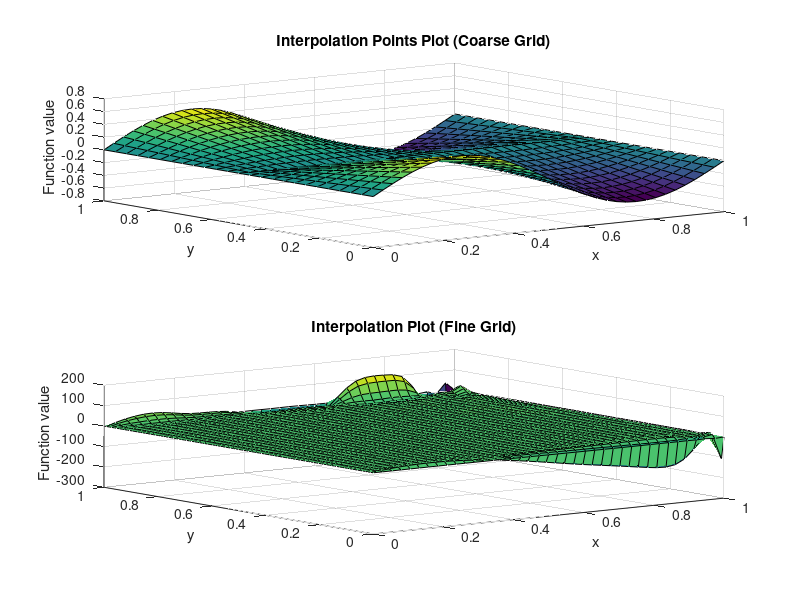

This figure's MATLAB source:
function [M,N,P,R,x_coarse,y_coarse,F_coarse,x_fine,y_fine,F_fine] = zadanie5()
%min_M = 4;
%max_M = 40;
%min_N = 4;
%max_N = 40;
%min_P = 10;
%max_P = 200;
%min_R = 10;
%max_R = 200;

% Wybór losowych wartości z ograniczeń
M = 37; % randi([min_M, max_M])
N = 25; % randi([min_N, max_N])
P = 39; % randi([min_P, max_P])
R = 105; %randi([min_R, max_R])

% Generowanie węzłów interpolacji na płaszczyźnie
x_coarse = linspace(0, 1, M);
y_coarse = linspace(0, 1, N);
[X_coarse, Y_coarse] = meshgrid(x_coarse, y_coarse);

% Wyznaczenie wartości funkcji oryginalnej w węzłach
F_coarse = sin(X_coarse*2*pi) .* abs(Y_coarse-0.5);
MN = M*N;
xvec_coarse = reshape(X_coarse, MN, 1);
yvec_coarse = reshape(Y_coarse, MN, 1);
fvec_coarse = reshape(F_coarse, MN, 1);

% Macierz Vandermonde'a dla interpolacji 2d
V = zeros(M*N, M*N);
for i = 0:(M-1)
    for j = 0:(N-1)
        V(:, i*N + j + 1) = xvec_coarse.^i .* yvec_coarse.^j;
    end
end

% Współczynniki wielomianu interpolacyjnego
coeffs = V \ fvec_coarse;

% Obliczanie wartości funkcji interpolującej na gęstszej siatce
x_fine = linspace(0, 1, P);
y_fine = linspace(0, 1, R);
[X_fine, Y_fine] = meshgrid(x_fine, y_fine);

F_fine = zeros(size(X_fine));
% zadanie B: zdefiniuj obliczenia wartości wielomianu interpolującego. Rezultat obliczeń zapisz w zmiennej F_fine.
for i = 1:M
    for j = 1:N
        % Obliczanie indeksu i dla współczynnika
        index = (i - 1) * N + j;
        
        % Obliczanie wartości wielomianu interpolacyjnego dla aktualnego indeksu
        F_fine = F_fine + coeffs(index) * X_fine.^(i-1) .* Y_fine.^(j-1);
    end
end

max_abs_F_coarse = max(abs(F_coarse(:)));
max_abs_F_fine = max(abs(F_fine(:)));

% Wyświetlanie komunikatów
if max_abs_F_coarse >= 10
    disp('Maksymalna wartość bezwzględna elementów macierzy F_coarse jest większa lub równa 10.');
end

if max_abs_F_fine <= 100
    disp('Maksymalna wartość bezwzględna elementów macierzy F_fine jest mniejsza lub równa 100.');
end

% Wykres dla punktów interpolacji
subplot(2,1,1)
surf(X_coarse, Y_coarse, F_coarse)
title('Interpolation Points Plot (Coarse Grid)')
xlabel('x')
ylabel('y')
zlabel('Function value')

% Wykres dla gęstszej siatki interpolacyjnej
subplot(2,1,2)
surf(X_fine, Y_fine, F_fine)
title('Interpolation Plot (Fine Grid)')
xlabel('x')
ylabel('y')
zlabel('Function value')
print('zadanie5.png', '-dpng')

end